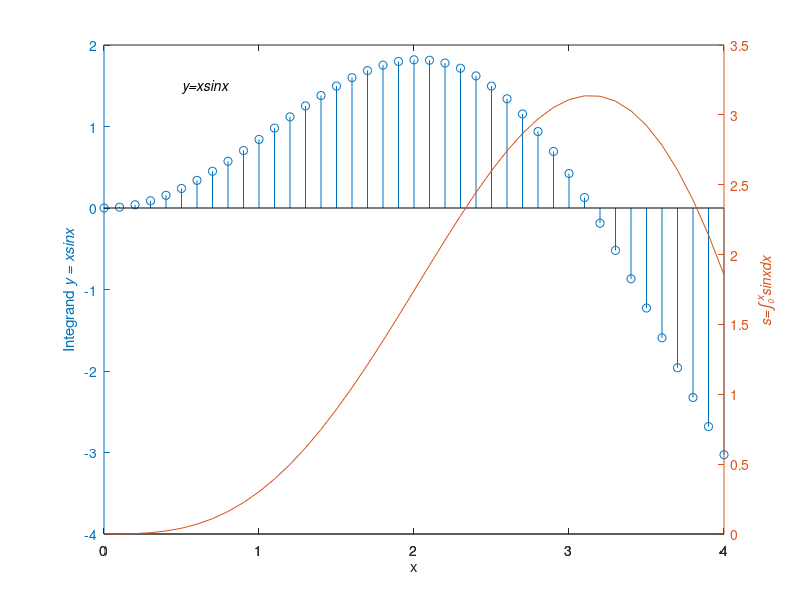

Reproduce this figure in MATLAB.
% 20130505 XY511 17:45
% AbrahamX @ NWPU
% Just another example on Plotyy
clf;
dx = 0.1;  % Increment
x = 0: dx: 4;
y = x .* sin(x);
s = cumtrapz(y) * dx;  % Trapzoidal numerical integration
a = plotyy(x, y, x, s, 'stem', 'plot');  % stem&plot, did you use this?
% Decoration
text(0.5, 1.5, '\fontsize{14}\ity=xsinx')
sint = '{\fontsize{16}\int_{\fontsize{8}0}^{ x}}';
ss = ['\fontsize{14}\its=',sint,'\fontsize{14}\itsinxdx'];  % To be pressed
text(2.5, 3.5, ss)
set(get(a(1), 'Ylabel'), 'String', 'Integrand \ity = xsinx')
set(get(a(2), 'Ylabel'), 'String', ss)
xlabel('x')



% Comment: Command "legend" could not be properly used here. So we 
% have to find some other decorations, or our boss would blame us
% for fucking ourselves. Life is a bitch. So we have to fuck it till
% EXPLODE.